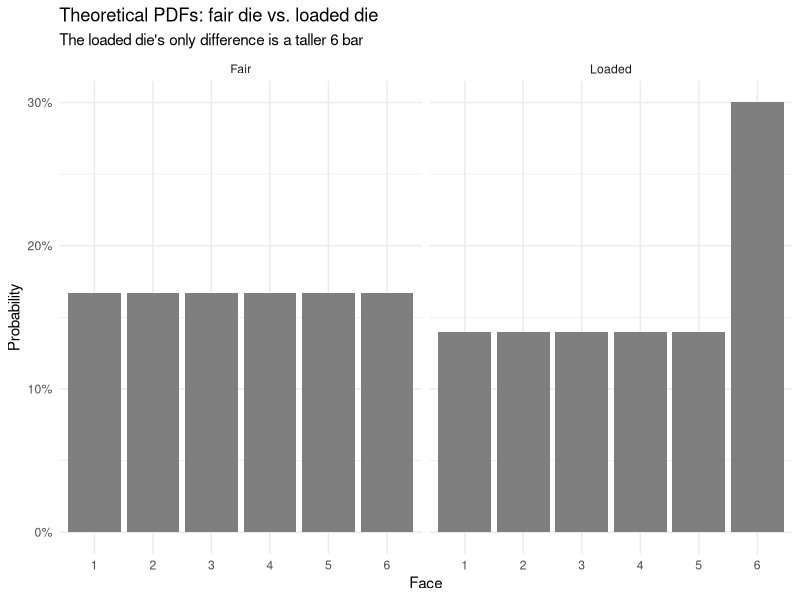
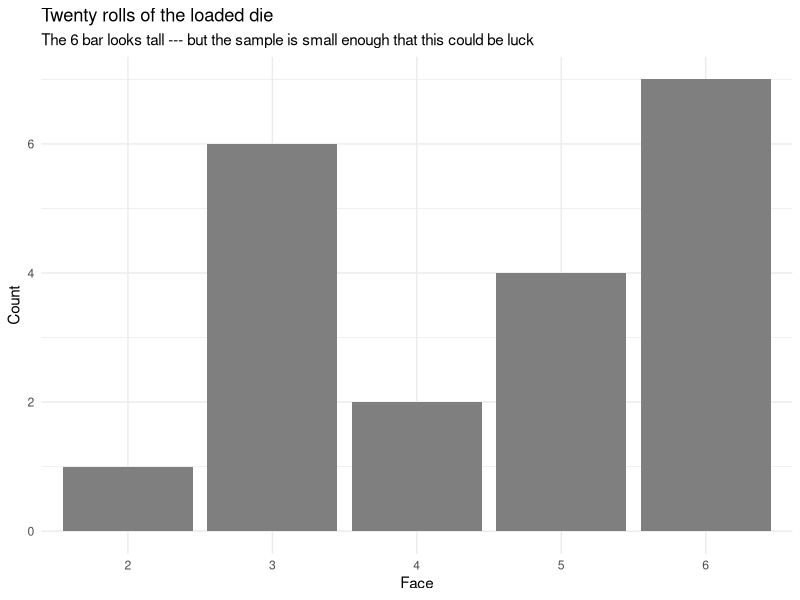
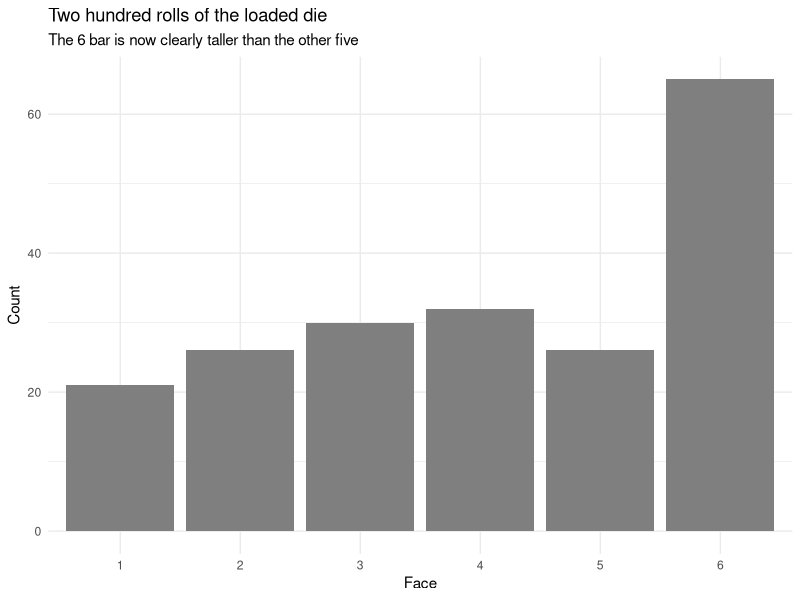
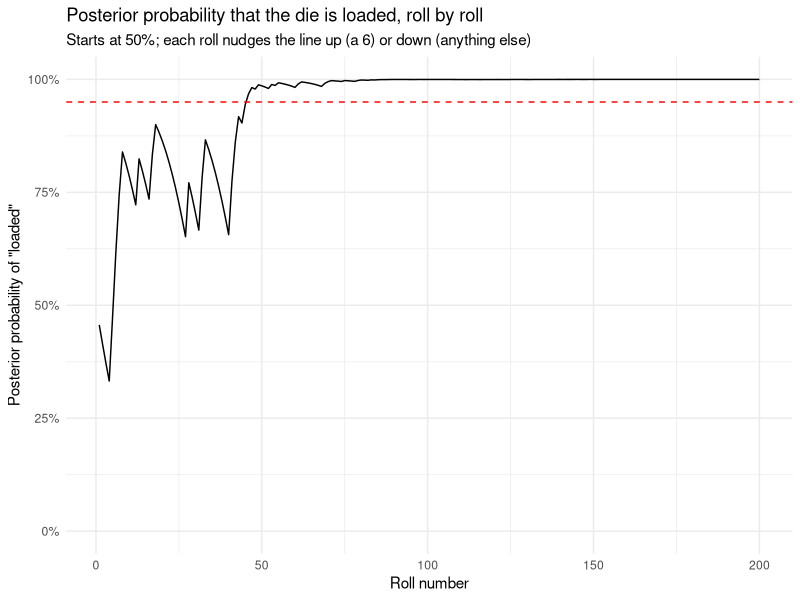
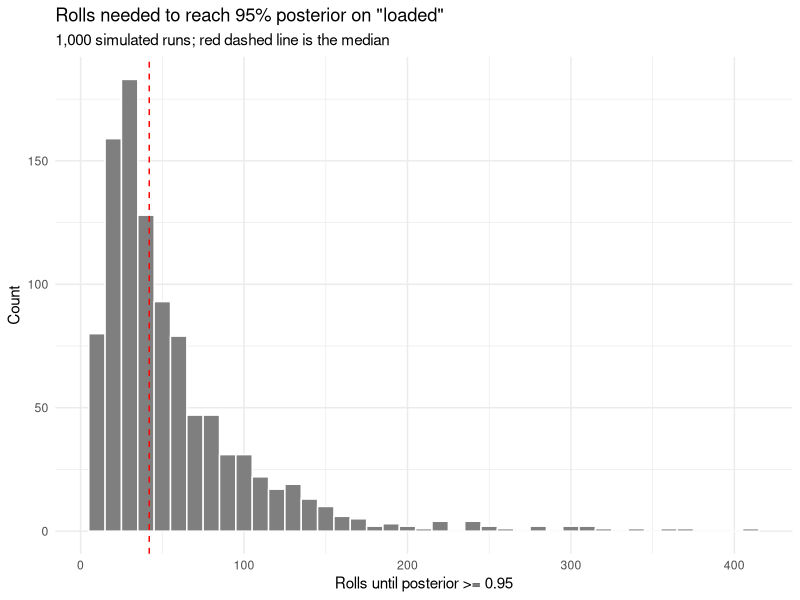

The R script that drew these images, in order:
## ---- chunk 1
#| message: false
library(tidyverse)
## ---- chunk 2
#| cache: true
throw_dice <- function(n = 1, weights = rep(1/6, 6)) {
  d1 <- sample(1:6, n, replace = TRUE, prob = weights)
  d2 <- sample(1:6, n, replace = TRUE, prob = weights)
  d1 + d2
}
## ---- chunk 3
tibble(
  face = rep(1:6, 2),
  prob = c(rep(1/6, 6), c(0.14, 0.14, 0.14, 0.14, 0.14, 0.30)),
  die  = rep(c("Fair", "Loaded"), each = 6)
) |>
  ggplot(aes(x = factor(face), y = prob)) +
  geom_col(fill = "grey50") +
  facet_wrap(~ die) +
  scale_y_continuous(labels = scales::label_percent(accuracy = 1)) +
  labs(title = "Theoretical PDFs: fair die vs. loaded die",
       subtitle = "The loaded die's only difference is a taller 6 bar",
       x = "Face", y = "Probability") +
  theme_minimal()
## ---- chunk 4
set.seed(10)
rolls_20 <- sample(1:6, 20, replace = TRUE,
                   prob = c(0.14, 0.14, 0.14, 0.14, 0.14, 0.30))

tibble(face = rolls_20) |>
  ggplot(aes(x = factor(face, levels = 1:6))) +
  geom_bar(fill = "grey50") +
  labs(title = "Twenty rolls of the loaded die",
       subtitle = "The 6 bar looks tall --- but the sample is small enough that this could be luck",
       x = "Face", y = "Count") +
  theme_minimal()
## ---- chunk 5
set.seed(10)
rolls_200 <- sample(1:6, 200, replace = TRUE,
                    prob = c(0.14, 0.14, 0.14, 0.14, 0.14, 0.30))

tibble(face = rolls_200) |>
  ggplot(aes(x = factor(face, levels = 1:6))) +
  geom_bar(fill = "grey50") +
  labs(title = "Two hundred rolls of the loaded die",
       subtitle = "The 6 bar is now clearly taller than the other five",
       x = "Face", y = "Count") +
  theme_minimal()
## ---- chunk 6
tibble(face = 1:6,
       p_loaded = c(0.14, 0.14, 0.14, 0.14, 0.14, 0.30),
       p_fair   = 1/6,
       likelihood_ratio = round(p_loaded / p_fair, 3))
## ---- chunk 7
#| cache: true
log_lr <- function(rolls) {
  loaded <- c(0.14, 0.14, 0.14, 0.14, 0.14, 0.30)
  log(loaded[rolls] / (1/6))
}
## ---- chunk 8
set.seed(10)
rolls_200 <- sample(1:6, 200, replace = TRUE,
                    prob = c(0.14, 0.14, 0.14, 0.14, 0.14, 0.30))
posterior_loaded_200 <- 1 / (1 + exp(-sum(log_lr(rolls_200))))
round(posterior_loaded_200, 6)
## ---- chunk 9
set.seed(10)
rolls_200 <- sample(1:6, 200, replace = TRUE,
                    prob = c(0.14, 0.14, 0.14, 0.14, 0.14, 0.30))

tibble(
  roll      = 1:200,
  log_odds  = cumsum(log_lr(rolls_200)),
  posterior = 1 / (1 + exp(-log_odds))
) |>
  ggplot(aes(x = roll, y = posterior)) +
  geom_line() +
  geom_hline(yintercept = 0.95, color = "red", linetype = "dashed") +
  scale_y_continuous(limits = c(0, 1),
                     labels = scales::label_percent(accuracy = 1)) +
  labs(title = "Posterior probability that the die is loaded, roll by roll",
       subtitle = "Starts at 50%; each roll nudges the line up (a 6) or down (anything else)",
       x = "Roll number",
       y = "Posterior probability of \"loaded\"") +
  theme_minimal()
## ---- chunk 10
set.seed(42)
stop_times <- replicate(1000, {
  rolls    <- sample(1:6, 500, replace = TRUE,
                     prob = c(0.14, 0.14, 0.14, 0.14, 0.14, 0.30))
  log_odds <- cumsum(log_lr(rolls))
  post     <- 1 / (1 + exp(-log_odds))
  which(post >= 0.95)[1]
})

tibble(stop_time = stop_times[!is.na(stop_times)]) |>
  ggplot(aes(x = stop_time)) +
  geom_histogram(binwidth = 10, fill = "grey50", color = "white") +
  geom_vline(xintercept = median(stop_times, na.rm = TRUE),
             color = "red", linetype = "dashed") +
  labs(title = "Rolls needed to reach 95% posterior on \"loaded\"",
       subtitle = "1,000 simulated runs; red dashed line is the median",
       x = "Rolls until posterior >= 0.95",
       y = "Count") +
  theme_minimal()
